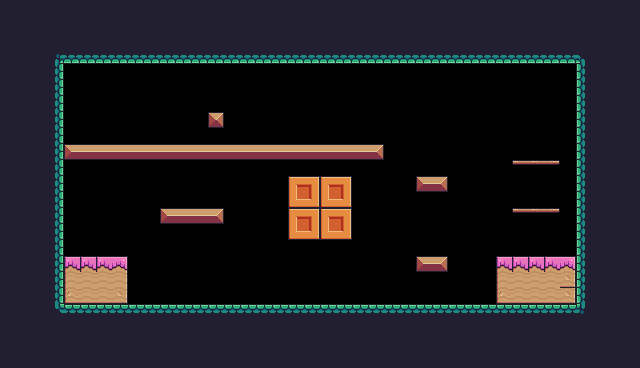

Rendered tile map (Tiled .tmx) drawn with the repository's tilesets; below, a short description and the full map source, tile grids included:
An orthogonal 40x23 tile map with 16x16 px tiles, 1 tile layer (Background) and 29 objects (8x Fruit, 3x Saw, 2x Platform, Player, Checkpoint, ...).

<map version="1.10" tiledversion="1.10.2" orientation="orthogonal" renderorder="right-down" width="40" height="23" tilewidth="16" tileheight="16" infinite="0" nextlayerid="4" nextobjectid="32">
 <tileset firstgid="1" source="Pixel Adventure.tsx" />
 <layer id="1" name="Background" width="40" height="23">
  <properties>
   <property name="BackgroundColor" value="Green" />
  </properties>
  <data encoding="csv">
24,24,24,24,24,24,24,24,24,24,24,24,24,24,24,24,24,24,24,24,24,24,24,24,24,24,24,24,24,24,24,24,24,24,24,24,24,24,24,24,
24,24,24,24,24,24,24,24,24,24,24,24,24,24,24,24,24,24,24,24,24,24,24,24,24,24,24,24,24,24,24,24,24,24,24,24,24,24,24,24,
24,24,24,24,24,24,24,24,24,24,24,24,24,24,24,24,24,24,24,24,24,24,24,24,24,24,24,24,24,24,24,24,24,24,24,24,24,24,24,24,
24,24,24,180,222,222,222,222,222,222,222,222,222,222,222,222,222,222,222,222,222,222,222,222,222,222,222,222,222,222,222,222,222,222,222,222,181,24,24,24,
24,24,24,201,0,0,0,0,0,0,0,0,0,0,0,0,0,0,0,0,0,0,0,0,0,0,0,0,0,0,0,0,0,0,0,0,199,24,24,24,
24,24,24,201,0,0,0,0,0,0,0,0,0,0,0,0,0,0,0,0,0,0,0,0,0,0,0,0,0,0,0,0,0,0,0,0,199,24,24,24,
24,24,24,201,0,0,0,0,0,0,0,0,0,0,0,0,0,0,0,0,0,0,0,0,0,0,0,0,0,0,0,0,0,0,0,0,199,24,24,24,
24,24,24,201,0,0,0,0,0,0,0,0,0,35,0,0,0,0,0,0,0,0,0,0,0,0,0,0,0,0,0,0,0,0,0,0,199,24,24,24,
24,24,24,201,0,0,0,0,0,0,0,0,0,0,0,0,0,0,0,0,0,0,0,0,0,0,0,0,0,0,0,0,0,0,0,0,199,24,24,24,
24,24,24,201,13,14,14,14,14,14,14,14,14,14,14,14,14,14,14,14,14,14,14,15,0,0,0,0,0,0,0,0,0,0,0,0,199,24,24,24,
24,24,112,201,0,0,0,0,0,0,0,0,0,0,0,0,0,0,0,0,0,0,0,0,0,0,0,0,0,0,0,0,40,41,42,0,199,24,24,24,
24,24,112,201,0,0,0,0,0,0,0,0,0,0,0,0,0,0,212,213,212,213,0,0,0,0,13,15,0,0,0,0,0,0,0,0,199,24,24,24,
24,24,112,201,0,0,0,0,0,0,0,0,0,0,0,0,0,0,234,235,234,235,0,0,0,0,0,0,0,0,0,0,0,0,0,0,199,24,24,24,
24,24,112,201,0,0,0,0,0,0,13,14,14,15,0,0,0,0,212,213,212,213,0,0,0,0,0,0,0,0,0,0,40,41,42,0,199,24,24,24,
24,24,112,201,0,0,0,0,0,0,0,0,0,0,0,0,0,0,234,235,234,235,0,0,0,0,0,0,0,0,0,0,0,0,0,0,199,24,24,24,
24,24,24,201,0,0,0,0,0,0,0,0,0,0,0,0,0,0,0,0,0,0,0,0,0,0,0,0,0,0,0,0,0,0,0,0,199,24,24,24,
24,24,24,201,183,183,183,185,0,0,0,0,0,0,0,0,0,0,0,0,0,0,0,0,0,0,13,15,0,0,0,183,183,183,183,185,199,24,24,24,
24,24,24,201,205,206,206,207,0,0,0,0,0,0,0,0,0,0,0,0,0,0,0,0,0,0,0,0,0,0,0,205,206,206,206,229,199,24,24,24,
24,24,24,201,227,228,228,229,0,0,0,0,0,0,0,0,0,0,0,0,0,0,0,0,0,0,0,0,0,0,0,227,228,228,228,229,199,24,24,24,
24,24,24,202,178,178,178,178,178,178,178,178,178,178,178,178,178,178,178,178,178,178,178,178,178,178,178,178,178,178,178,178,178,178,178,178,203,24,24,24,
24,24,24,24,24,24,24,24,24,24,24,24,24,24,24,24,24,24,24,24,24,24,24,24,24,24,24,24,24,24,24,24,24,24,24,24,24,24,24,24,
24,24,24,24,24,24,24,24,24,24,24,24,24,24,24,24,24,24,24,24,24,24,24,24,24,24,24,24,24,24,24,24,24,24,24,24,24,24,24,24,
24,24,24,24,24,24,24,24,24,24,24,24,24,24,24,24,24,24,24,24,24,24,24,24,24,24,24,24,24,24,24,24,24,24,24,24,24,24,24,24
</data>
 </layer>
 <objectgroup id="3" name="Collisions">
  <object id="15" x="50" y="53" width="13" height="260" />
  <object id="16" x="53" y="43" width="534" height="20" />
  <object id="17" x="575" y="38" width="16" height="281" />
  <object id="18" x="41" y="303" width="548" height="14" />
  <object id="19" x="64" y="255" width="62" height="48" />
  <object id="20" x="160" y="206" width="62" height="18" />
  <object id="22" x="415" y="176" width="32" height="16" />
  <object id="23" type="Platform" x="511" y="159" width="51" height="12" />
  <object id="24" type="Platform" x="510" y="208" width="50" height="12" />
  <object id="25" x="497" y="255" width="77" height="50" />
  <object id="26" x="66" y="144" width="319" height="18" />
  <object id="27" x="208" y="110" width="16" height="18" />
  <object id="28" x="289" y="177" width="61" height="61" />
  <object id="29" x="416" y="256" width="32" height="14" />
 </objectgroup>
 <objectgroup id="2" name="Spawnpoints">
  <object id="1" name="Player" type="Player" x="80" y="224" width="32" height="32" />
  <object id="2" type="Checkpoint" x="65" y="79" width="64" height="64" />
  <object id="4" type="Saw" x="150" y="129" width="32" height="32">
   <properties>
    <property name="isVertical" type="bool" value="false" />
    <property name="offNeg" type="float" value="4" />
    <property name="offPos" type="float" value="3" />
   </properties>
  </object>
  <object id="5" type="Saw" x="269" y="128" width="34" height="32">
   <properties>
    <property name="isVertical" type="bool" value="false" />
    <property name="offNeg" type="float" value="3" />
    <property name="offPos" type="float" value="5" />
   </properties>
  </object>
  <object id="6" type="Saw" x="463" y="127" width="32" height="35">
   <properties>
    <property name="isVertical" type="bool" value="true" />
    <property name="offNeg" type="float" value="3" />
    <property name="offPos" type="float" value="3" />
   </properties>
  </object>
  <object id="7" name="Chicken" type="Chicken" x="304" y="272" width="32" height="32">
   <properties>
    <property name="offNeg" type="float" value="10" />
    <property name="offPos" type="float" value="9" />
   </properties>
  </object>
  <object id="8" name="Orange" type="Fruit" x="159" y="173" width="32" height="32" />
  <object id="9" name="Orange" type="Fruit" x="191" y="174" width="32" height="33" />
  <object id="10" name="Apple" type="Fruit" x="496" y="223" width="32" height="32" />
  <object id="11" name="Kiwi" type="Fruit" x="520" y="174" width="32" height="32" />
  <object id="12" name="Orange" type="Fruit" x="416" y="143" width="32" height="32" />
  <object id="13" name="Kiwi" type="Fruit" x="513" y="128" width="32" height="32" />
  <object id="14" name="Apple" type="Fruit" x="320" y="110" width="32" height="32" />
  <object id="30" name="Apple" type="Fruit" x="416" y="223" width="32" height="32" />
  <object id="31" x="207" y="382" />
 </objectgroup>
</map>
